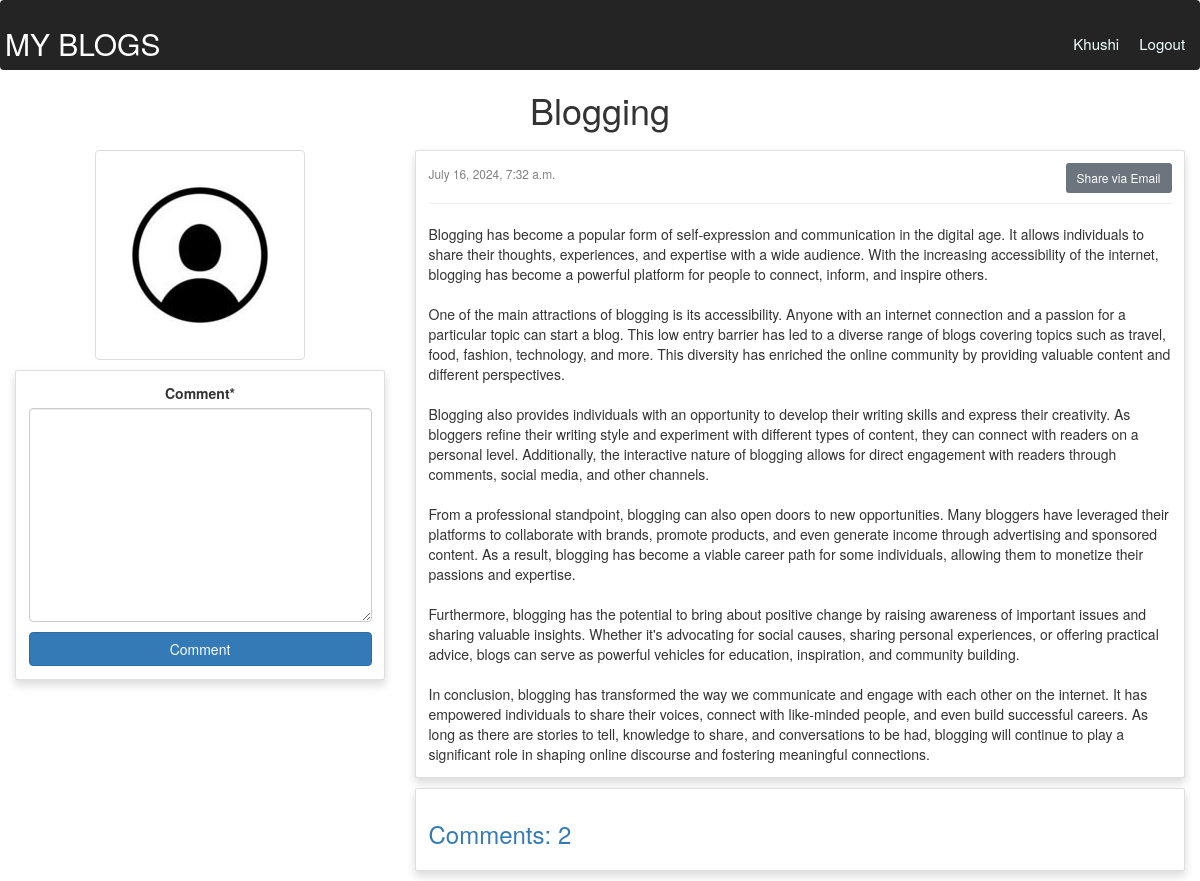
The app's page /detail/5/ (signed in) with its own data.
### Blog/models.py (models this page shows, shortened)
class Blog(models.Model):
    author=models.ForeignKey(User,on_delete=models.CASCADE)
    title=models.CharField(max_length=200)
    content=models.TextField()
    created_on=models.DateTimeField(auto_now_add=True)
    updated_on=models.DateTimeField(auto_now=True)
    class Meta:
        ordering=('-created_on',)
    def comment_count(self):
        return self.comment_set.all().count()
    def comments(self):
        return self.comment_set.all()

class Profile(models.Model):
    user=models.OneToOneField(User,on_delete=models.CASCADE)
    image=models.ImageField(default='default.jpg',upload_to='profile',validators=[FileExtensionValidator(['png','jpg','jpeg'])])

### Blog/views.py (the view)
# urls.py: path('detail/<int:id>/',detailView,name='detail'),
@login_required
def detailView(request,id):
    blog=Blog.objects.get(id=id)
    if request.method=='POST':
        commentForm=CommentForm(request.POST)
        if commentForm.is_valid():
            instance=commentForm.save(commit=False)
            instance.name=request.user
            instance.blog=blog
            instance.save()
            return redirect('detail',id)
    else:
        commentForm=CommentForm()
    context={
        'blog':blog,
        'commentForm':commentForm,
    }
    return render(request,'blogs/detail.html',context)

### Blog/forms.py
class CommentForm(forms.ModelForm):
    class Meta:
        model=Comment
        fields=['comment']

### Blog/templates/blogs/detail.html (shortened to what this page needs)
{% extends 'base.html' %}
{% load crispy_forms_tags %}
{% block body %}
<div align="middle">
    <h1>{{blog.title}}</h1>
</div>
<div align="middle" class="col-md-4 mt-3">
    <img class="img-thumbnail" src="{{ blog.author.profile.image.url }}" alt="img">
        <div class="card shadow my-3">
            <div class="card-body">
                <form method="POST">
                    {{commentForm|crispy}}
                    <button class="btn btn-primary btn-block " type="submit">Comment</button>
                </form>
            </div>
        </div>
</div>
<div class="container col-md-8 offset-md-6">
    <div class="row">
        <div class="col-md-12">
            <div class="card shadow my-3">
                <div class="card-body">
                    <div class="row">
                        <div class="col-md-12">
                            <small style="color: gray;">{{ blog.created_on }}</small>
                            <small><a href="{% url 'share' blog.id %}" class="btn btn-secondary btn-sm float-right">Share via Email</a></small>
                            {% if blog.author == request.user %}
                            <span><a class="btn btn-danger btn-sm float-right mx-2"
                                    href="{% url 'delete' blog.id %}">Delete</a></span>
                            <span><a class="btn btn-primary btn-sm float-right mx-2"
                                    href="{% url 'update' blog.id %}">Edit</a></span>
                            <hr>
                            <section>
                                {{ blog.content|linebreaksbr }}
                            </section>
                            {% else %}
                            <hr>
                            <section>
                                {{ blog.content|linebreaksbr }}
                            </section>
                            {% endif %}
                        </div>
                    </div>
                </div>
            </div>
            <div class="card shadow my-3">
                <div class="card-body">
                    <p>
                        <a data-toggle="collapse" href="#collapseExample" role="button" aria-expanded="false"
                            aria-controls="collapseExample">
                            <h3>Comments: {{blog.comment_count}}</h3>
                        </a>
                    </p>
                </div>
            </div>
        </div>
    </div>
</div>
{% endblock %}

### Blog/templates/base.html (shortened to what this page needs)
<!DOCTYPE html>
<html style="height: 100%;">
<head>
  <link rel="stylesheet" href="https://cdn.jsdelivr.net/npm/bootstrap@4.6.0/dist/css/bootstrap.min.css"
>
  <link rel="stylesheet" href="https://maxcdn.bootstrapcdn.com/bootstrap/3.4.1/css/bootstrap.min.css">
</head>
<body style="width: 100%; height: 100%;">
  <nav class="navbar bg-body-tertiary"
    style="width: 100%; background-color: rgb(37, 36, 36); color: azure; height: 70px;">
    <div class="container" style=" width: 100%; margin: 0%; ">
      <h2 style=" margin-left: -80%; margin-top: 6px; "><a href="{% url 'home' %}"
          style="text-decoration: none; color: white;">MY BLOGS</a></h2>
      {% if request.user.is_authenticated %}
      <span class="navbar-text " style="margin-right: -80%;">
        <ul>
          <li><a href="{% url 'profile' %}"> {{user.username}} </a></li>
          <li><a href="{% url 'logout-user'%}"> Logout </a></li>
        </ul>
      </span>
      {% endif %}
  </nav>
  {% block body %} {% endblock %}
</body>
</html>

### Blog/templates/base.html (style rules this page uses)
.navbar-text ul { display: flex; flex-direction: row; list-style-type: none; margin-top: 7px; }
.navbar-text ul a { text-decoration: none; color: azure; padding: 0 10px; font-size: 15px; padding: 10px; }

### records on screen
Blog: title "Blogging", author.profile.image (placeholder picture), created_on "July 16, 2024, 7:32 a.m.", content "Blogging has become a popular form of self-expression and communication in the digital age. It allows individuals to share their thoughts, experiences, and expertise with a wide audience. With the increasing accessibility of the internet, blogging has become a powerful platform for people to connect, inform, and inspire others. One of the main attractions of blogging is its accessibility. Anyone with an internet connection and a passion for a particular topic can start a blog. This low entry barrier has led to a diverse range of blogs covering topics such as travel, food, fashion, technology, and more. This diversity has enriched the online community by providing valuable content and…", comment_count "2"

### other values on screen
{{ user.username }} "Khushi"
